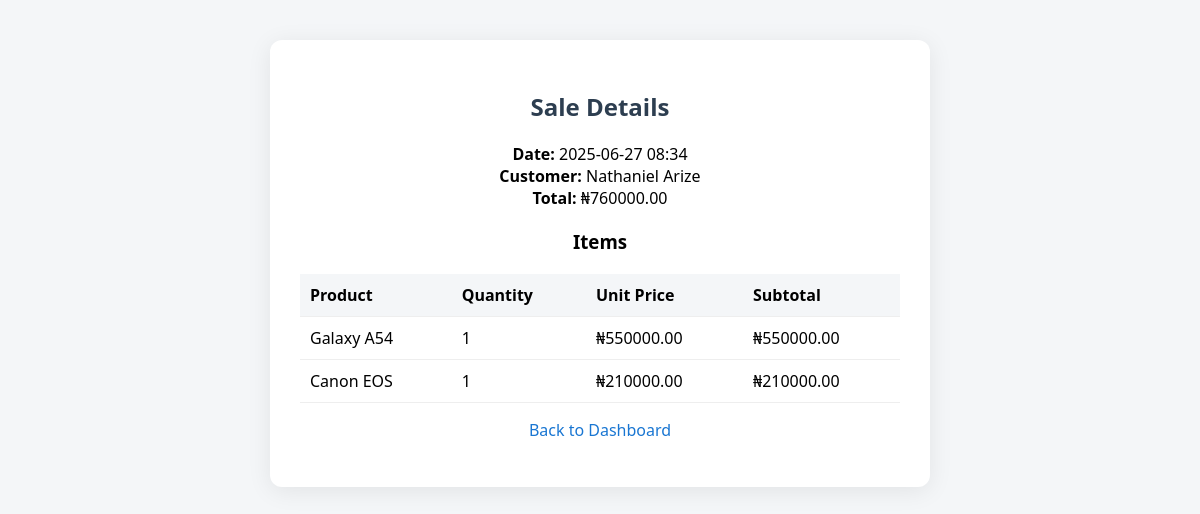
The app's page /pos/sales/1/ (signed in) with its own data.
### pos/models.py (models this page shows, shortened)
class Sale(models.Model):
    date = models.DateTimeField(auto_now_add=True)
    customer = models.ForeignKey(Customer, on_delete=models.CASCADE)
    cashier = models.ForeignKey(settings.AUTH_USER_MODEL, on_delete=models.SET_NULL, null=True)
    total = models.DecimalField(max_digits=10, decimal_places=2, default=0.00)
    paid = models.BooleanField(default=False)
    amount = models.DecimalField(max_digits=10, decimal_places=2, default=0)
    timestamp = models.DateTimeField(auto_now_add=True)
    is_returned = models.BooleanField(default=False)
    is_exchange = models.BooleanField(default=False)
    exchange_for = models.ForeignKey(
        Product, on_delete=models.SET_NULL,
        null=True, blank=True, related_name='exchanges'
    )

class Customer(models.Model):
    user = models.OneToOneField(settings.AUTH_USER_MODEL, on_delete=models.CASCADE, null=True, blank=True)
    name = models.CharField(max_length=100)
    phone = models.CharField(max_length=15, blank=True)
    email = models.EmailField()
    address = models.TextField()
    def __str__(self):
        return self.name

class SaleItem(models.Model):
    sale = models.ForeignKey(Sale, related_name='items', on_delete=models.CASCADE)
    product = models.ForeignKey(Product, on_delete=models.CASCADE)
    quantity = models.PositiveIntegerField()
    unit_price = models.DecimalField(max_digits=10, decimal_places=2)
    subtotal = models.DecimalField(max_digits=10, decimal_places=2)

### inventory/models.py (models this page shows, shortened)
class Product(models.Model):
    name = models.CharField(max_length=255)
    code = models.CharField(max_length=100)
    description = models.TextField(blank=True, null=True)
    category = models.CharField(max_length=50, choices=CATEGORY_CHOICES)
    brand = models.CharField(max_length=50, choices=BRAND_CHOICES)
    barcode_symbology = models.CharField(max_length=255)
    barcode_image = models.ImageField(upload_to='barcodes/', blank=True, null=True)
    product_cost = models.DecimalField(max_digits=10, decimal_places=2)
    price = models.DecimalField(max_digits=10, decimal_places=2)
    product_unit = models.IntegerField(default=1)
    sales_unit = models.IntegerField(default=1)
    purchase_unit = models.IntegerField(default=1)
    quantity = models.IntegerField()
    order_tax = models.PositiveIntegerField(help_text="Percentage (%)")
    tax_type = models.CharField(max_length=20, choices=TAX_CHOICES)
    notes = models.TextField(blank=True, null=True)
    image = models.ImageField(upload_to='product_images/', blank=True, null=True)
    def __str__(self):
        return self.name

### pos/views.py (the view)
# urls.py: path('sales/<int:sale_id>/', views.sale_detail, name='sale_detail'),
@login_required
def sale_detail(request, sale_id):
    sale = Sale.objects.select_related('customer').get(id=sale_id)
    items = SaleItem.objects.filter(sale=sale)
    return render(request, 'pos/sale_detail.html', {'sale': sale, 'items': items})

### pos/context_processors.py (called while the page is built)
def ui_settings_context(request):  # ✅ Rename to match settings.py
    return {
        'ui_settings': UISettings.objects.first()
    }

def country_list(request):
    countries = Country.objects.all()
    return {'countries': countries}

### pos/templates/pos/sale_detail.html (shortened to what this page needs)
<!DOCTYPE html>
<html>
<head>
</head>
<body>
    <div class="container">
        <h2>Sale Details</h2>
        <div class="summary">
            <strong>Date:</strong> {{ sale.date|date:"Y-m-d H:i" }}<br>
            <strong>Customer:</strong> {{ sale.customer }}<br>
            <strong>Total:</strong> ₦{{ sale.total }}
        </div>
        <h3>Items</h3>
        <table>
            <tr>
                <th>Product</th>
                <th>Quantity</th>
                <th>Unit Price</th>
                <th>Subtotal</th>
            </tr>
            {% for item in items %}
            <tr>
                <td>{{ item.product }}</td>
                <td>{{ item.quantity }}</td>
                <td>₦{{ item.unit_price }}</td>
                <td>₦{{ item.subtotal }}</td>
            </tr>
            {% empty %}
            <tr><td colspan="4">No items for this sale.</td></tr>
            {% endfor %}
        </table>
        <p><a href="{% url 'pos:sales_dashboard' %}">Back to Dashboard</a></p>
    </div>
</body>
</html>

### pos/templates/pos/sale_detail.html (style rules this page uses)
body { font-family: 'Segoe UI', Tahoma, Geneva, Verdana, sans-serif; background: #f4f6f8; }
.container { background: #fff; margin: 40px auto; padding: 30px; border-radius: 12px; box-shadow: 0 4px 24px rgba(0,0,0,0.08); width: 600px; text-align: center; }
h2 { color: #2d3e50; }
table { width: 100%; border-collapse: collapse; margin-top: 20px; }
th, td { padding: 10px; border-bottom: 1px solid #eee; text-align: left; }
th { background: #f4f6f8; }
.summary { margin: 20px 0; }
a { color: #1976d2; text-decoration: none; }

### records on screen
Sale: date "2025-06-27 08:34", customer "Nathaniel Arize", total "760000.00"
SaleItem: product "Galaxy A54", quantity "1", unit_price "550000.00", subtotal "550000.00"
SaleItem: product "Canon EOS", quantity "1", unit_price "210000.00", subtotal "210000.00"
